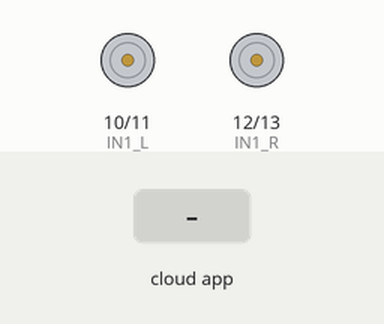
Simulated run of this sketch. Board: Arduino Uno, built with avr-gcc and run on an emulated ATmega328P. Parts: motor-driver pin pairs drawn as motors (green arrow = first pin HIGH = forward, orange = second pin HIGH = backward, longer = more drive, scaled by the enable pin). The inputs (shaded band) are chosen by the test bench. The ROS host is connected and sends only what is stated.

Above: at 1.2 s.
1.3 s: the phone or cloud app sets linear.x to -100
At 2.5 s:
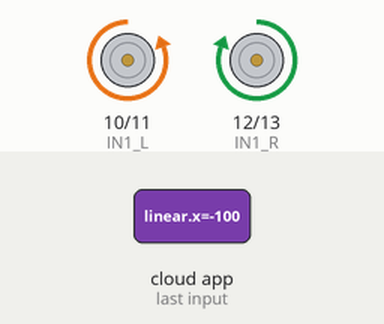
2.8 s: the phone or cloud app sets linear.x to 100
At 3.8 s:
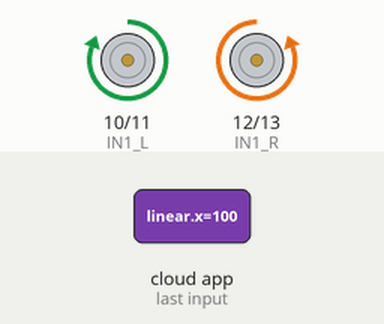
4.3 s: the phone or cloud app sets linear.x to 0
At 4.9 s:
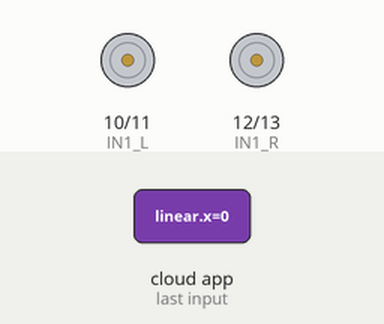
5.8 s: the phone or cloud app sets angular.z to -100
At 7.0 s:
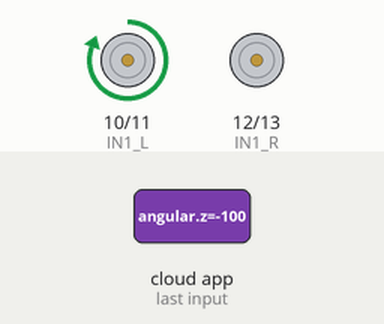
7.3 s: the phone or cloud app sets angular.z to 100
At 8.4 s:
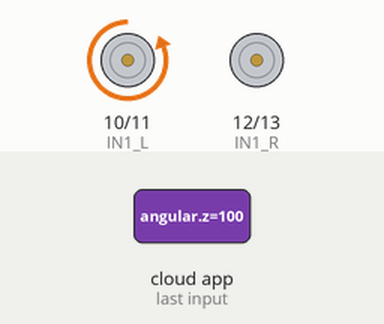
8.8 s: the phone or cloud app sets linear.x to -100
At 9.6 s:
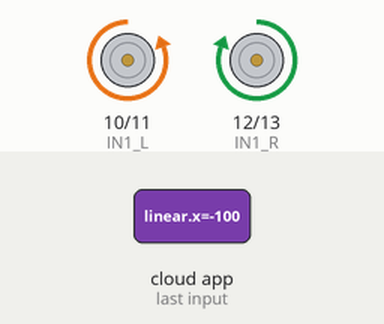
Timing chart, 0 to 11.3 s (numbered marks = the images above; inputs shaded):
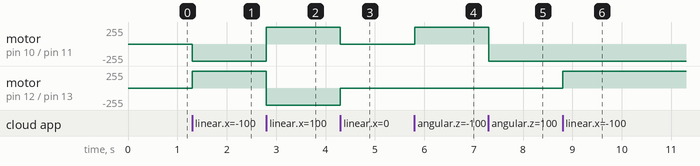

Measured:
- after the input at 1.3 s, motor on pin 10 (IN1_L) / pin 11 (IN2_L): stopped → backward 255/255 at once; motor on pin 12 (IN1_R) / pin 13 (IN2_R): stopped → forward 255/255 at once
- after the input at 2.8 s, motor on pin 10 (IN1_L) / pin 11 (IN2_L): backward 255/255 → forward 255/255 at once; motor on pin 12 (IN1_R) / pin 13 (IN2_R): forward 255/255 → backward 255/255 at once
- after the input at 4.3 s, motor on pin 10 (IN1_L) / pin 11 (IN2_L): forward 255/255 → stopped at once; motor on pin 12 (IN1_R) / pin 13 (IN2_R): backward 255/255 → stopped at once
- after the input at 5.8 s, motor on pin 10 (IN1_L) / pin 11 (IN2_L): stopped → forward 255/255 at once
- after the input at 7.3 s, motor on pin 10 (IN1_L) / pin 11 (IN2_L): forward 255/255 → backward 255/255 at once
- after the input at 8.8 s, motor on pin 12 (IN1_R) / pin 13 (IN2_R): stopped → forward 255/255 at once

The sketch:

ROS_sensors2motor2.ino
```cpp
/*
 * rosserial sensors range, imu, ultrasound to motor
 */

#include <ArduinoHardware.h>
#include <ros.h>
#include <std_msgs/String.h>
#include <std_msgs/Int32.h>
#include <geometry_msgs/Twist.h>


#define EN_L 9
#define IN1_L 10
#define IN2_L 11

#define EN_R 8
#define IN1_R 12
#define IN2_R 13


double w_r=0, w_l=0;

//wheel_rad is the wheel radius ,wheel_sep is
double wheel_rad = 0.0325, wheel_sep = 0.295;


ros::NodeHandle  nh;
int lowSpeed = 200;
int highSpeed = 50;
double speed_ang=0, speed_lin=0;


void velCb(const geometry_msgs::Twist& vel_msg){
  speed_ang = vel_msg.angular.z;
  speed_lin = vel_msg.linear.x;
  w_r = (speed_lin/wheel_rad) + ((speed_ang*wheel_sep)/(2.0*wheel_rad));
  w_l = (speed_lin/wheel_rad) - ((speed_ang*wheel_sep)/(2.0*wheel_rad));
}

ros::Subscriber<geometry_msgs::Twist> vel_sub("cmd_vel", velCb );
void Motors_init();
void MotorL(int Pulse_Width1);
void MotorR(int Pulse_Width2);

std_msgs::Int32 range_msg;
ros::Publisher range_pub("range", &range_msg);

int obstacle=6;

std_msgs::String imu_msg;
ros::Publisher imu_pub("imu", &imu_msg);

char rpy[]="R60P30Y30";

std_msgs::Int32 odom_msg;
ros::Publisher odom_pub("odom", &odom_msg);

int distance=10;

void setup()
{
  Motors_init();
  nh.initNode();
  nh.advertise(range_pub);
  nh.advertise(imu_pub);
  nh.advertise(odom_pub);
  nh.subscribe(vel_sub);
}

void loop()
{
  range_msg.data = obstacle;
  range_pub.publish( &range_msg );
  imu_msg.data = rpy;
  imu_pub.publish( &imu_msg );
  odom_msg.data = distance;
  odom_pub.publish( &odom_msg );

  MotorL(w_l*10);
  MotorR(w_r*10);
  nh.spinOnce();
  //delay(1); //low value (or eliminated) to avoid unsync!
}


void Motors_init(){

 pinMode(EN_L, OUTPUT);

 pinMode(EN_R, OUTPUT);

 pinMode(IN1_L, OUTPUT);

 pinMode(IN2_L, OUTPUT);

 pinMode(IN1_R, OUTPUT);

 pinMode(IN2_R, OUTPUT);

 digitalWrite(EN_L, LOW);

 digitalWrite(EN_R, LOW);

 digitalWrite(IN1_L, LOW);

 digitalWrite(IN2_L, LOW);

 digitalWrite(IN1_R, LOW);

 digitalWrite(IN2_R, LOW);

}

void MotorL(int Pulse_Width1){
 if (Pulse_Width1 > 0){

     analogWrite(EN_L, Pulse_Width1);

     digitalWrite(IN1_L, HIGH);

     digitalWrite(IN2_L, LOW);

 }

 if (Pulse_Width1 < 0){

     Pulse_Width1=abs(Pulse_Width1);

     analogWrite(EN_L, Pulse_Width1);

     digitalWrite(IN1_L, LOW);

     digitalWrite(IN2_L, HIGH);

 }

 if (Pulse_Width1 == 0){

     analogWrite(EN_L, Pulse_Width1);

     digitalWrite(IN1_L, LOW);

     digitalWrite(IN2_L, LOW);

 }

}


void MotorR(int Pulse_Width2){


 if (Pulse_Width2 > 0){

     analogWrite(EN_R, Pulse_Width2);

     digitalWrite(IN1_R, LOW);

     digitalWrite(IN2_R, HIGH);

 }

 if (Pulse_Width2 < 0){

     Pulse_Width2=abs(Pulse_Width2);

     analogWrite(EN_R, Pulse_Width2);

     digitalWrite(IN1_R, HIGH);

     digitalWrite(IN2_R, LOW);

 }

 if (Pulse_Width2 == 0){

     analogWrite(EN_R, Pulse_Width2);

     digitalWrite(IN1_R, LOW);

     digitalWrite(IN2_R, LOW);

 }

}
```
